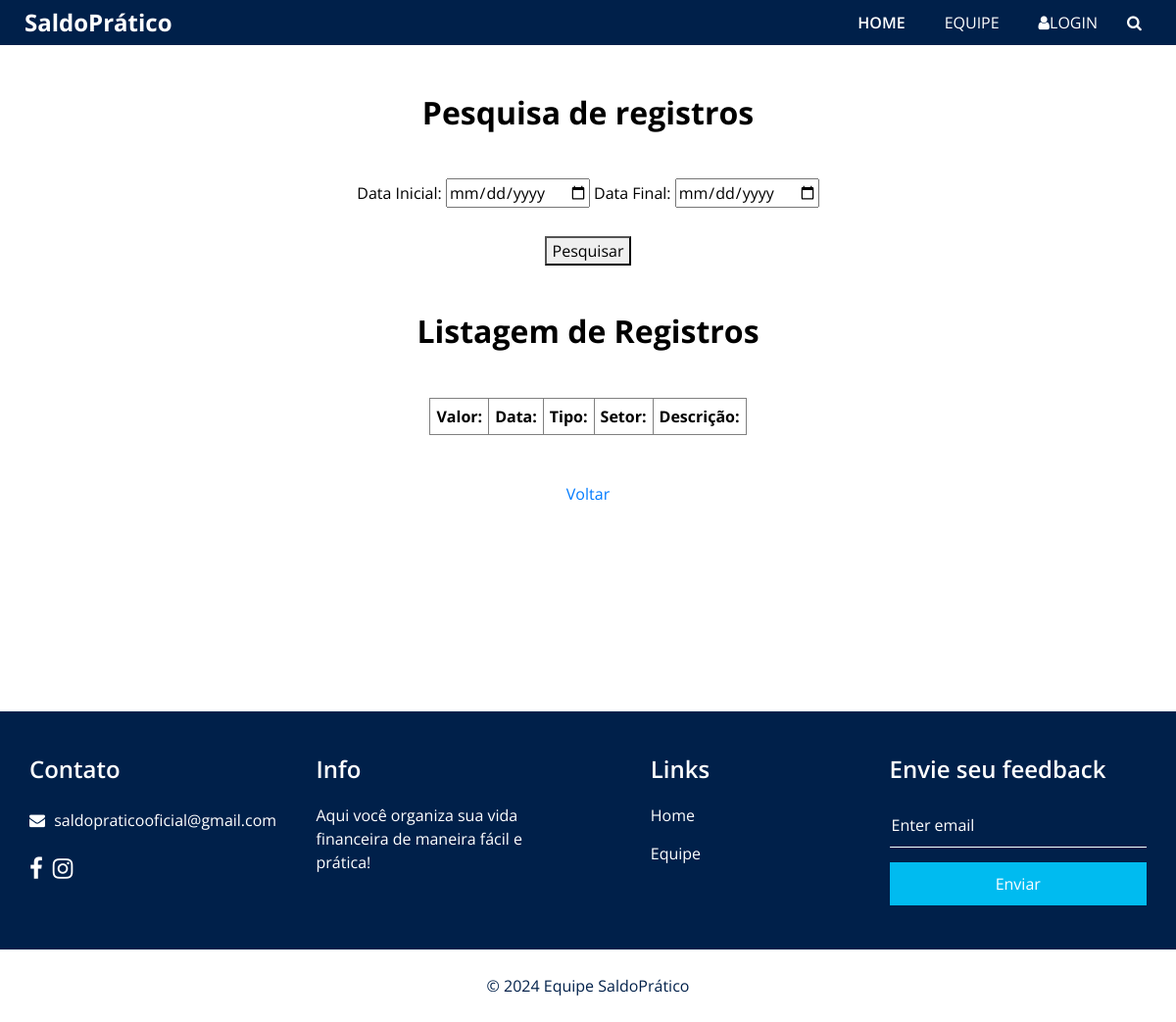
The page /entrada/pesquisaentrada.php on the database as committed earlier.
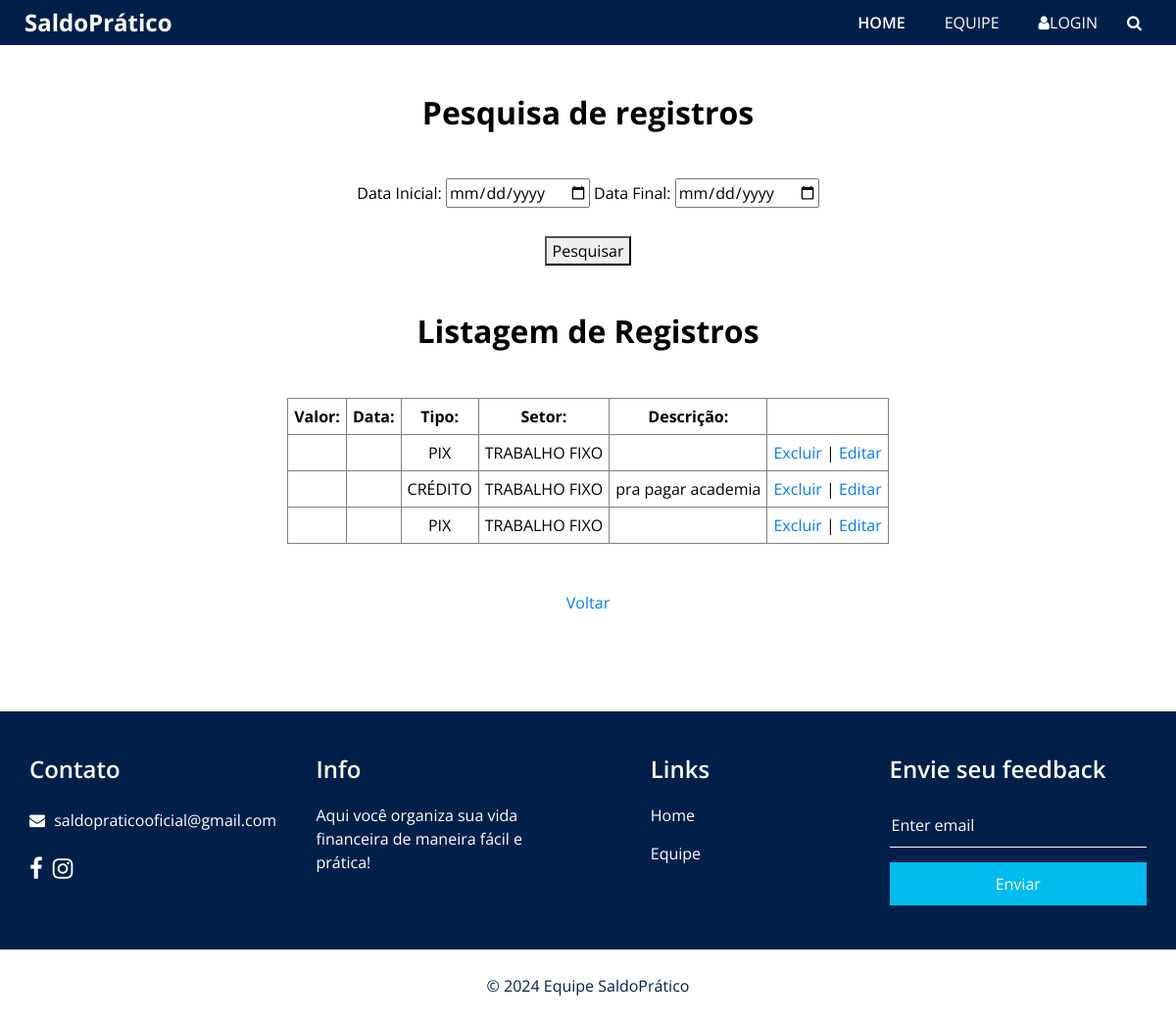
The same page on the database as committed later.
### tables this page shows
CREATE TABLE `entrada_usuario` (
  `id_entrada` int(11) NOT NULL,
  `valor_entrada` varchar(10000) NOT NULL,
  `data_entrada` varchar(12) NOT NULL,
  `descricao_entrada` varchar(255) NOT NULL,
  `tipo_entrada` enum('PIX','CRÉDITO','DÉBITO','BOLETO','TRANSFERÊNCIA','DINHEIRO') NOT NULL,
  `cpf_usuario` char(14) DEFAULT NULL,
  `setor_entrada` enum('TRABALHO FIXO','FREELANCER','EXTRA','PRESENTE','AUXILIO','OUTRO:') NOT NULL
);

### entrada/pesquisaentrada.php (the view, shortened to what this page needs)
<!DOCTYPE html>
<html>
<head>
  <link rel="stylesheet" type="text/css" href="../css/bootstrap.css" />
  <link rel="stylesheet" type="text/css" href="../https://cdnjs.cloudflare.com/ajax/libs/OwlCarousel2/2.3.4/assets/owl.carousel.min.css" />
  <link href="../css/font-awesome.min.css" rel="stylesheet" />
  <link href="../css/style.css" rel="stylesheet" />
  <link href="../css/responsive.css" rel="stylesheet" />
</head>
<body>
  <div class="hero_area">
    <div class="hero_bg_box">
      <div class="bg_img_box">
      </div>
    </div>
    <header class="header_section">
      <div class="container-fluid">
        <nav class="navbar navbar-expand-lg custom_nav-container ">
          <a class="navbar-brand" href="index.php">
            <span>
            SaldoPrático
            </span>
          </a>
          <div class="collapse navbar-collapse" id="navbarSupportedContent">
            <ul class="navbar-nav  ">
              <li class="nav-item active">
                <a class="nav-link" href="index.php">Home <span class="sr-only">(current)</span></a>
              </li>
              <li class="nav-item">
                <a class="nav-link" href="team.php">Equipe</a>
              </li>
              <?php
                if (isset($_SESSION['nome_usuario'])) {
                  $nome_usuario = $_SESSION['nome_usuario'];
                  print "<li class='nav-item'><a class='nav-link login-user' href='../gastos/index.php'><i class='fa fa-dollar'></i>Gastos</a></li>";
                  print "<li class='nav-item'><a class='nav-link login-user' href='../entrada/index.php'><i class='fa fa-dollar'></i>Entrada</a></li>";
                  print "<li class='nav-item'><a class='nav-link login-user' href='../usuario/perfil.php'><i class='fa fa-user'></i>$nome_usuario</a></li>";
                  print "<li class='nav-item'><a class='nav-link' href='usuario/logout.php'><i class='fa fa-sign-out'></i>Sair</a></li>";
                } else {
                  ?>
                    <li class="nav-item"><a class="nav-link" href="usuario/indexg.php"> <i class="fa fa-user" aria-hidden="true"></i>Login</a></li>
                  <?php
                }
              ?>
              <form class="form-inline">
                <button class="btn  my-2 my-sm-0 nav_search-btn" type="submit">
                  <i class="fa fa-search" aria-hidden="true"></i>
                </button>
              </form>
            </ul>
          </div>
        </nav>
			</div>
			</header>
			<section class="about_section layout_padding">
    <div class="container  ">
      <div class="heading_container heading_center">
		<h2>Pesquisa de registros</h2><br><br>
		<form method="post" action="pesquisaentrada.php">
			<label>Data Inicial: </label>
			<input type="date" name="data1" />
			<label>Data Final: </label>
			<input type="date" name="data2" /><br><br>
			<button type="submit">Pesquisar</button>
		</form><br><br>
		<h2>Listagem de Registros</h2><br><br>
		<table border>
			<tr>
				<th>Valor: </th>
				<th>Data: </th>
				<th>Tipo: </th>
				<th>Setor: </th>
        <th>Descrição: </th>
			</tr>
		<?php
			$data1 = '';
			$data2 = '';
			$datasource = 'mysql:host=localhost;dbname=controlegastos';
			$user = 'root';
			$pass = 'vertrigo';
			$db = new PDO($datasource, $user, $pass);
			$query = "SELECT * FROM entrada_usuario WHERE data_entrada BETWEEN ? AND ?";
			$stm = $db -> prepare($query);
			$stm->bindParam(1, $data1);
			$stm->bindParam(2, $data2);
			if ($stm -> execute()) {
				$result = $stm->fetchAll(PDO::FETCH_ASSOC);
				foreach($result as $row) {
          $id_entrada = $row['id_entrada'];
					$valor_entrada = $row['valor_entrada'];
					$data_entrada = $row['data_entrada'];
					$tipo_entrada = $row['tipo_entrada'];
					$setor_entrada = $row['setor_entrada'];
					$descricao_entrada = $row['descricao_entrada'];
					print "<tr>
					<td>$valor_entrada</td>
					<td>$data_entrada</td>
					<td>$tipo_entrada</td>
					<td>$setor_entrada</td>
                    <td>$descricao_entrada</td>
					<td><a href='delete.php?id=$id_entrada'>Excluir</a> |
					<a href='edita.php?id=$id_entrada'>Editar</a></td>
					</tr>";
				}
			} else {
				print '<p>Erro ao listar registros!</p>';
			}
		?>
		</table>
    <br><br><a href='index.php'>Voltar</a>
		</div>
		</div>
		</section>
  <section class="info_section layout_padding2">
    <div class="container">
      <div class="row">
        <div class="col-md-6 col-lg-3 info_col">
          <div class="info_contact">
            <h4>
              Contato
            </h4>
            <div class="contact_link_box">
              <a href="">
                <i class="fa fa-envelope" aria-hidden="true"></i>
                <span>
                  saldopraticooficial@gmail.com
                </span>
              </a>
            </div>
          </div>
          <div class="info_social">
            <a href="">
              <i class="fa fa-facebook" aria-hidden="true"></i>
            </a>
            <a href="">
              <i class="fa fa-instagram" aria-hidden="true"></i>
            </a>
          </div>
        </div>
        <div class="col-md-6 col-lg-3 info_col">
          <div class="info_detail">
            <h4>
              Info
            </h4>
            <p>
              Aqui você organiza sua vida financeira de maneira fácil e prática!
            </p>
          </div>
        </div>
        <div class="col-md-6 col-lg-2 mx-auto info_col">
          <div class="info_link_box">
            <h4>
              Links
            </h4>
            <div class="info_links">
              <a class="active" href="index.html">
                Home
              </a>
              <a class="" href="team.html">
                Equipe
              </a>
            </div>
          </div>
        </div>
        <div class="col-md-6 col-lg-3 info_col ">
          <h4>
            Envie seu feedback
          </h4>
          <form action="#">
            <input type="text" placeholder="Enter email" />
            <button type="submit">
              Enviar
            </button>
          </form>
        </div>
      </div>
    </div>
  </section>
 <section class="footer_section">
    <div class="container">
      <p>
        &copy; <span id="displayYear">2024</span>
        <a>Equipe SaldoPrático</a>
      </p>
    </div>
  </section>
</body>

### css/responsive.css (style rules this page uses)
@media (min-width: 1200px) { .container { max-width: 1170px; } }

Rows that differ between the two databases and show on the page:
added entrada_usuario: tipo_entrada "PIX", setor_entrada "TRABALHO FIXO"
added entrada_usuario: tipo_entrada "CRÉDITO", setor_entrada "TRABALHO FIXO", descricao_entrada "pra pagar academia"
added entrada_usuario: tipo_entrada "PIX", setor_entrada "TRABALHO FIXO"
